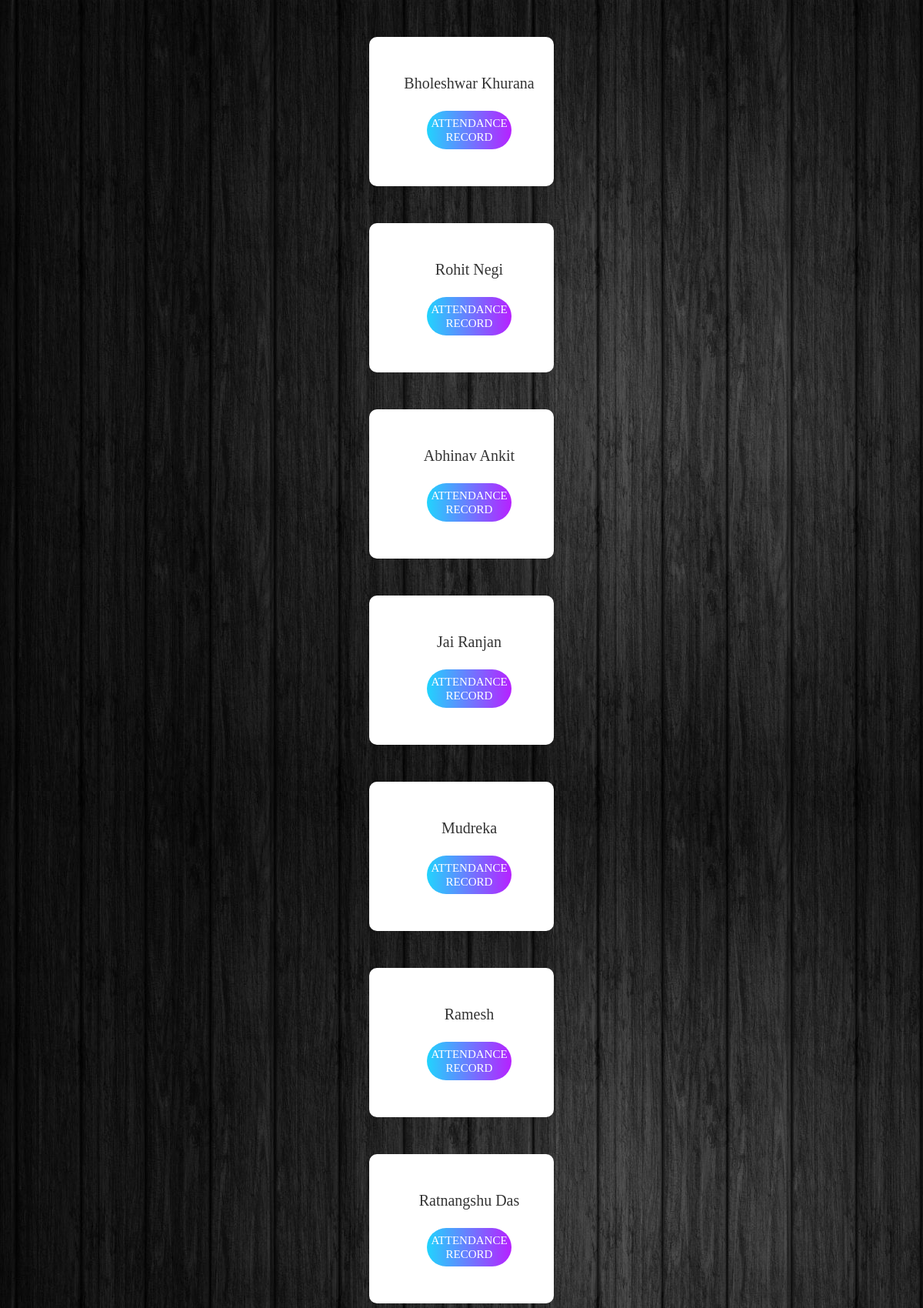
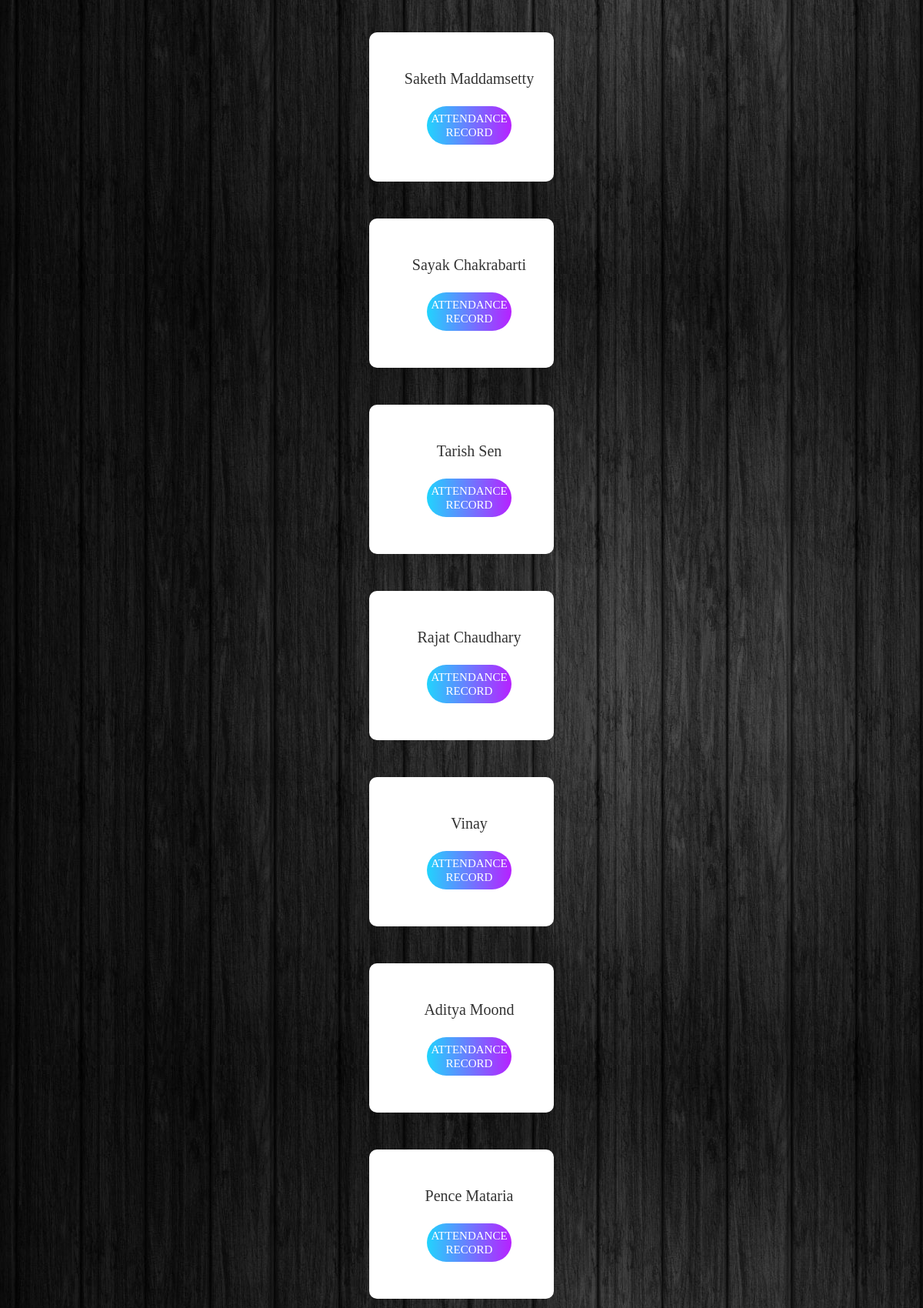
The app's page /person/attendancedetails/ (signed in, upper part) with its own data (2 pictures, top to bottom).
### camapp/models.py (models this page shows, shortened)
class Person(models.Model):
    name = models.CharField(max_length=200)
    emailId = models.CharField(max_length=200)
    Contact = models.CharField(max_length=12)
    Image_1 = models.FileField()
    Image_2 = models.FileField()
    Image_3 = models.FileField()
    Image_4 = models.FileField()
    Image_5 = models.FileField()
    Train_status=models.CharField(max_length=1,default="n")
    person_id=models.CharField(max_length=500,default="")
    person_present_status= models.BooleanField(max_length=1,default=False)
    Present_number = models.IntegerField(default=0)
    Total_number = models.IntegerField(default=0)
    Fraud_number = models.IntegerField(default=0)
    flag = models.IntegerField(default=0)

### camapp/views.py (the view)
# urls.py: url(r'person/attendancedetails/$', views.AttendanceList, name='attendance_list'),
@login_required
def AttendanceList(request):
    all_people = Person.objects.all()
    template = loader.get_template('camapp/attendance_record.html')
    context = {
        'all_people': all_people,
    }
    return HttpResponse(template.render(context, request))

### camapp/templates/camapp/attendance_record.html (shortened to what this page needs)
<!DOCTYPE html>
{% load staticfiles %}
<html lang="en">
<head>
	<link rel="stylesheet" type="text/css" href="{% static 'vendor2/bootstrap/css/bootstrap.min.css' %}">
	<link rel="stylesheet" type="text/css" href="{% static 'fonts2/font-awesome-4.7.0/css/font-awesome.min.css' %}">
	<link rel="stylesheet" type="text/css" href="{%  static 'fonts2/iconic/css/material-design-iconic-font.min.css' %}">
	<link rel="stylesheet" type="text/css" href="{%  static 'vendor2/animate/animate.css' %}">
	<link rel="stylesheet" type="text/css" href="{%  static 'vendor2/css-hamburgers/hamburgers.min.css' %}">
	<link rel="stylesheet" type="text/css" href="{% static 'vendor2/animsition/css/animsition.min.css' %}">
	<link rel="stylesheet" type="text/css" href="{% static 'vendor2/select2/select2.min.css' %}">
	<link rel="stylesheet" type="text/css" href="{% static 'vendor2/daterangepicker/daterangepicker.css' %}">
	<link rel="stylesheet" type="text/css" href="{% static  'css2/util.css' %}">
	<link rel="stylesheet" type="text/css" href="{% static 'css2/main.css' %}">
</head>
<body>
<div class="container-login100" style="background-image: url({% static 'images1/bg-01.jpg' %});">
            <br>
        <br>
    {% if all_people %}
    {% for person in all_people %}
    <div align="center">
				<form class="login100-form validate-form">
                    <br>
                    <br>
					<span class="login100-form-title p-b-26">
						{{ person.name }}
					</span>
					<div class="container-login100-form-btn">
						<div class="wrap-login100-form-btn">
							<div class="login100-form-bgbtn"></div>
                            <button type="submit" class="login100-form-btn" formaction="../attendancedetails/{{ person.id }}" value='Attendance Record'>Attendance Record</button>
						</div>
                    </div>
                        <br>
                        <br>
                </form>
                </div>
            <br>
        <br>
{% endfor %}
    {% endif %}
</div>
</body>
</html>

### static/css2/main.css (style rules this page uses)
* { margin: 0px; padding: 0px; box-sizing: border-box; }
body, html { height: 100%; font-family: Poppins-Regular, sans-serif; }
button { outline: none !important; border: none; background: transparent; }
.login100-form { display: block; border-radius: 10px; max-width: 20%; background:white; width: 80%; flex-wrap: wrap; justify-content: center; align-content: center; align-self: center; page-break-after: always; padding-left: 20px; padding: 20px,20px,20px,20px; }
.login100-form-title { display: block; font-family: Poppins-Bold; font-size: 20px; color: #333333; line-height: 1.2; text-align: center; padding-bottom: 5%; }
.container-login100-form-btn { display: -webkit-box; display: -webkit-flex; display: -moz-box; display: -ms-flexbox; display: flex; flex-wrap: wrap; justify-content: center; padding-top: 13px; }
.wrap-login100-form-btn { width: 50%; display: block; position: relative; left: 0%; z-index: 1; border-radius: 25px; overflow: hidden; margin: 0 auto; }
.login100-form-bgbtn { position: absolute; z-index: -1; width: 300%; height: 100%; background: #a64bf4; background: -webkit-linear-gradient(right, #21d4fd, #b721ff, #21d4fd, #b721ff); background: -o-linear-gradient(right, #21d4fd, #b721ff, #21d4fd, #b721ff); background: -moz-linear-gradient(right, #21d4fd, #b721ff, #21d4fd, #b721ff); background: linear-gradient(right, #21d4fd, #b721ff, #21d4fd, #b721ff); top: 0; left: -100%; -webkit-transition: all 0.4s; -o-transition: all 0.4s; -moz-transition: all 0.4s; transition: all 0.4s; }
.login100-form-btn { font-family: Poppins-Medium; font-size: 15px; color: #fff; line-height: 1.2; text-transform: uppercase; display: -webkit-box; display: -webkit-flex; display: -moz-box; display: -ms-flexbox; display: flex; justify-content: center; align-items: center; padding: 0 20px; width: 100%; height: 50px; }

### records on screen
Person: name "Bholeshwar Khurana"
Person: name "Rohit Negi"
Person: name "Abhinav Ankit"
Person: name "Jai Ranjan"
Person: name "Mudreka"
Person: name "Ramesh"
Person: name "Ratnangshu Das"
Person: name "Saketh Maddamsetty"
Person: name "Sayak Chakrabarti"
Person: name "Tarish Sen"
Person: name "Rajat Chaudhary"
Person: name "Vinay"
Person: name "Aditya Moond"
Person: name "Pence Mataria"
